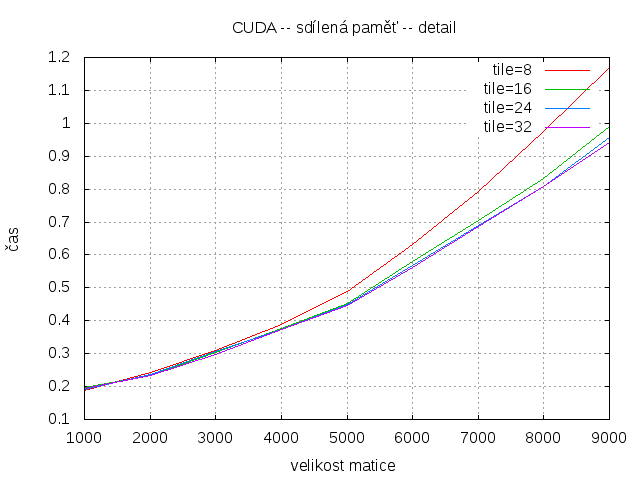

Generate this figure with gnuplot:
set term png
set output "cuda-shared-2.png"
set grid  xtics ytics
set   autoscale                        # scale axes automatically
unset log                              # remove any log-scaling
unset label                            # remove any previous labels
set xtic auto                          # set xtics automatically
set ytic auto                          # set ytics automatically
set title "CUDA -- sdílená paměť -- detail"
set xlabel "velikost matice"
set ylabel "čas"

plot "cuda-shared-8.txt" using 2:3 title 'tile=8' with line, "cuda-shared-16.txt" using 2:3 title 'tile=16' with line, "cuda-shared-24.txt" using 2:3 title 'tile=24' with line, "cuda-shared-32.txt" using 2:3 title 'tile=32' with line
